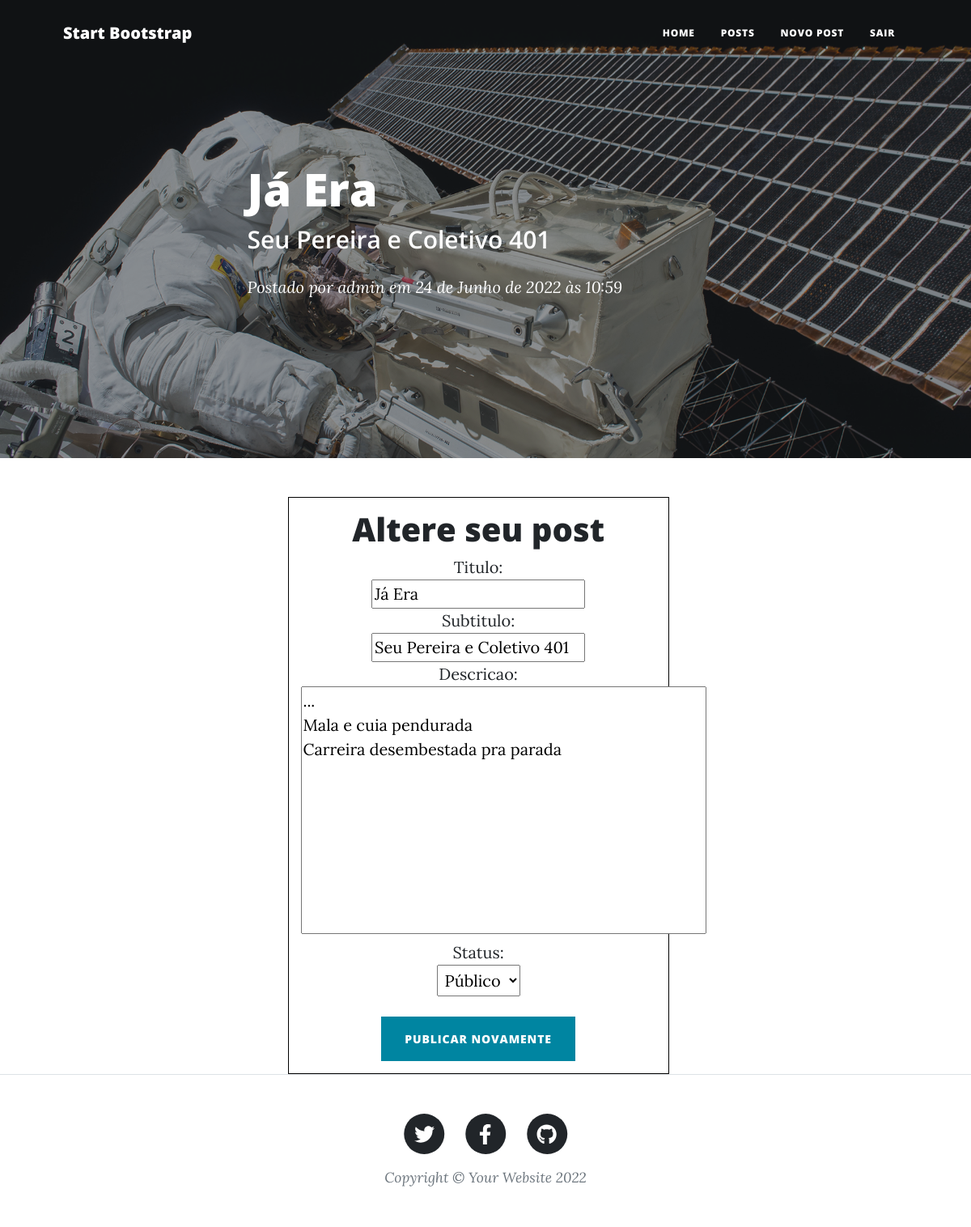
Screenshot of /edit/post-by-admin-ja-era (signed in) with the database file from the repository.
### app/models.py (models this page shows, shortened)
class Post(models.Model):
    STATUS      = (('publico', 'Público'), ('privado', 'Privado'))
    titulo      = models.CharField(max_length=100)
    subtitulo   = models.CharField(max_length=100)
    slug        = models.SlugField(max_length=100)
    descricao   = models.TextField()
    autor       = models.ForeignKey(User, on_delete=models.CASCADE)
    publicacao  = models.DateTimeField(default=timezone.now)
    atualizacao = models.DateTimeField(auto_now_add=True)
    status      = models.CharField(max_length=12, choices=STATUS, default='indisponível')
    class Meta:
        ordering = ['publicacao']

### app/views.py (the view)
# urls.py: path('edit/<slug:slug>', views.PostUpdateView.as_view(), name='postUpdate'),
class PostUpdateView(LoginRequiredMixin, UpdateView):
    login_url = reverse_lazy('login')
    model = Post
    fields = ['titulo', 'subtitulo', 'descricao', 'status']
    template_name = 'post/post-update.html'

### app/templates/post/post-update.html (shortened to what this page needs)
{% extends 'base.html' %}
{% load static %}
{% block header %}
    <header class="masthead" style="background-image: url({% static 'assets/img/post-bg.jpg' %})">
        <div class="container position-relative px-4 px-lg-5">
            <div class="row gx-4 gx-lg-5 justify-content-center">
                <div class="col-md-10 col-lg-8 col-xl-7">
                    <div class="post-heading">
                        <h1>{{post.titulo}}</h1>
                        <h2 class="subheading">{{post.subtitulo}}</h2>
                        <span class="meta">
                            Postado por
                            <a href="#!">{{post.autor}}</a>
                            em {{post.publicacao}}
                        </span>
                    </div>
                </div>
            </div>
        </div>
    </header>
{% endblock header %}
{% block content %}
    <div class="blog-form">
        <h1>Altere seu post</h1>
        <form method="POST"> {% csrf_token %}
            {{form.as_ul}}
            <button type="submit" class="btn btn-primary text-uppercase post-button">Publicar novamente</button>
        </form>
    </div>
{% endblock content %}

### static/css/mycss.css (style rules this page uses)
.blog-form { border: 1px solid black; text-align: center; width: 80%; padding: 15px; margin-left: 50px; }
.blog-form li { list-style-type: none; }
.blog-form li>label { font-weight: 300; width: 100%; }
.blog-form button { margin-top: 10px; }
select { margin-bottom: 15px; padding: 5px; }
textarea { resize: none; }

### rows the page displays
Post: titulo "Já Era", subtitulo "Seu Pereira e Coletivo 401", autor "admin", publicacao "24 de Junho de 2022 às 10:59", descricao "... Mala e cuia pendurada Carreira desembestada pra parada", status "Público"
